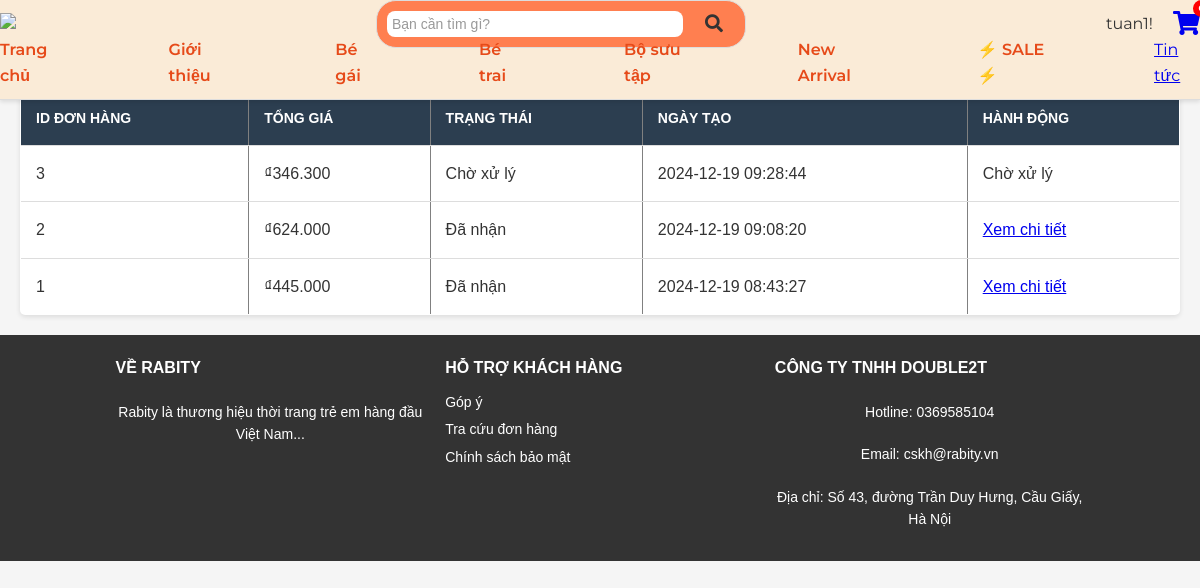
/Pages/orders/user_orders.php (signed in), run on the app's committed database.
### tables this page shows
CREATE TABLE `orders` (
  `id` int(11) NOT NULL,
  `user_id` int(11) NOT NULL,
  `user_name` varchar(255) NOT NULL,
  `phone` varchar(20) NOT NULL,
  `address` text NOT NULL,
  `payment_method` varchar(50) NOT NULL,
  `shipping_method` varchar(50) NOT NULL,
  `bank` varchar(50) DEFAULT NULL,
  `total_price` decimal(10,2) NOT NULL,
  `shipping_cost` decimal(10,2) NOT NULL,
  `status` varchar(50) DEFAULT 'Chờ xử lý',
  `created_at` timestamp NOT NULL DEFAULT current_timestamp()
);

### Pages/orders/user_orders.php (the view, shortened to what this page needs)
<?php
require '../../db.php';
$user_id = $_SESSION['user_id'];
$stmt = $pdo->prepare("
    SELECT id, total_price, status, created_at
    FROM orders
    WHERE user_id = ?
    ORDER BY created_at DESC
");
$stmt->execute([$user_id]);
$orders = $stmt->fetchAll(PDO::FETCH_ASSOC);
?>
<!DOCTYPE html>
<html lang="vi">
<head>
    <link rel="stylesheet" href="../../css/user_orders1.css">
    <link rel="stylesheet" href="../../css/footer.css">
    <link rel="stylesheet" href="../../css/header.css">
</head>
<body>
    <?php include '../../header.php'; ?>
    <main>
        <div>
            <h1>Đơn hàng của tôi</h1>
            <table border="1" cellpadding="10" cellspacing="0">
                <tr>
                    <th>ID Đơn Hàng</th>
                    <th>Tổng giá</th>
                    <th>Trạng thái</th>
                    <th>Ngày tạo</th>
                    <th>Hành động</th>
                </tr>
                <?php foreach ($orders as $order): ?>
                    <tr>
                        <td><?php echo htmlspecialchars($order['id']); ?></td>
                        <td>₫<?php echo number_format($order['total_price'], 0, ',', '.'); ?></td>
                        <td><?php echo htmlspecialchars($order['status']); ?></td>
                        <td><?php echo htmlspecialchars($order['created_at']); ?></td>
                        <td>
                            <?php if ($order['status'] === 'Đã giao'): ?>
                                <form method="POST" action="">
                                    <input type="hidden" name="order_id" value="<?php echo $order['id']; ?>">
                                    <button type="submit" name="confirm_received">Xác nhận đã nhận hàng</button>
                                </form>
                            <?php elseif ($order['status'] === 'Đã nhận'): ?>
                                <a href="order_details.php?order_id=<?php echo $order['id']; ?>">Xem chi tiết</a>
                            <?php else: ?>
                                <span><?php echo htmlspecialchars($order['status']); ?></span>
                            <?php endif; ?>
                        </td>
                    </tr>
                <?php endforeach; ?>
            </table>
        </div>
    </main>
    <?php include '../../footer.php'; ?>
</body>
</html>

### css/user_orders1.css (style rules this page uses)
* { margin: 0; padding: 0; box-sizing: border-box; }
body { font-family: 'Arial', sans-serif; background-color: #f5f5f5; color: #333; line-height: 1.6; }
main { padding: 20px; max-width: 1200px; margin: 0 auto; }
main h1 { text-align: center; margin-bottom: 20px; color: #2c3e50; }
table { width: 100%; border-collapse: collapse; background-color: #fff; border-radius: 5px; overflow: hidden; box-shadow: 0 2px 5px rgba(0, 0, 0, 0.1); }
table th, table td { padding: 15px; text-align: left; border-bottom: 1px solid #ddd; }
table th { background-color: #2c3e50; color: #fff; text-transform: uppercase; font-size: 14px; }

### data on the page
orders: id "3", total_price "346.300", status "Chờ xử lý", created_at "2024-12-19 09:28:44"
orders: id "2", total_price "624.000", status "Đã nhận", created_at "2024-12-19 09:08:20"
orders: id "1", total_price "445.000", status "Đã nhận", created_at "2024-12-19 08:43:27"

### other printed values
$_SESSION['username'] "tuan1"
